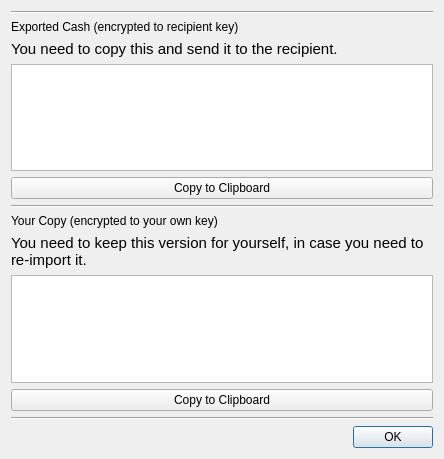
<?xml version="1.0" encoding="UTF-8"?>
<ui version="4.0">
 <class>DlgExportedCash</class>
 <widget class="QDialog" name="DlgExportedCash">
  <property name="geometry">
   <rect>
    <x>0</x>
    <y>0</y>
    <width>444</width>
    <height>459</height>
   </rect>
  </property>
  <property name="windowTitle">
   <string>Dialog</string>
  </property>
  <layout class="QVBoxLayout" name="verticalLayout">
   <item>
    <widget class="Line" name="line_3">
     <property name="orientation">
      <enum>Qt::Horizontal</enum>
     </property>
    </widget>
   </item>
   <item>
    <widget class="QLabel" name="label">
     <property name="text">
      <string>Exported Cash (encrypted to recipient key)</string>
     </property>
    </widget>
   </item>
   <item>
    <widget class="QLabel" name="label_3">
     <property name="font">
      <font>
       <pointsize>11</pointsize>
      </font>
     </property>
     <property name="text">
      <string>You need to copy this and send it to the recipient.</string>
     </property>
    </widget>
   </item>
   <item>
    <widget class="QPlainTextEdit" name="plainTextEdit">
     <property name="readOnly">
      <bool>true</bool>
     </property>
    </widget>
   </item>
   <item>
    <widget class="QPushButton" name="pushButton">
     <property name="text">
      <string>Copy to Clipboard</string>
     </property>
    </widget>
   </item>
   <item>
    <widget class="Line" name="line">
     <property name="orientation">
      <enum>Qt::Horizontal</enum>
     </property>
    </widget>
   </item>
   <item>
    <widget class="QLabel" name="label_2">
     <property name="text">
      <string>Your Copy (encrypted to your own key)</string>
     </property>
    </widget>
   </item>
   <item>
    <widget class="QLabel" name="label_4">
     <property name="font">
      <font>
       <pointsize>11</pointsize>
      </font>
     </property>
     <property name="text">
      <string>You need to keep this version for yourself, in case you need to re-import it.</string>
     </property>
     <property name="wordWrap">
      <bool>true</bool>
     </property>
    </widget>
   </item>
   <item>
    <widget class="QPlainTextEdit" name="plainTextEditCopy">
     <property name="readOnly">
      <bool>true</bool>
     </property>
    </widget>
   </item>
   <item>
    <widget class="QPushButton" name="pushButtonCopy">
     <property name="text">
      <string>Copy to Clipboard</string>
     </property>
    </widget>
   </item>
   <item>
    <widget class="Line" name="line_2">
     <property name="orientation">
      <enum>Qt::Horizontal</enum>
     </property>
    </widget>
   </item>
   <item>
    <widget class="QDialogButtonBox" name="buttonBox">
     <property name="standardButtons">
      <set>QDialogButtonBox::Ok</set>
     </property>
    </widget>
   </item>
  </layout>
 </widget>
 <resources/>
 <connections/>
</ui>
